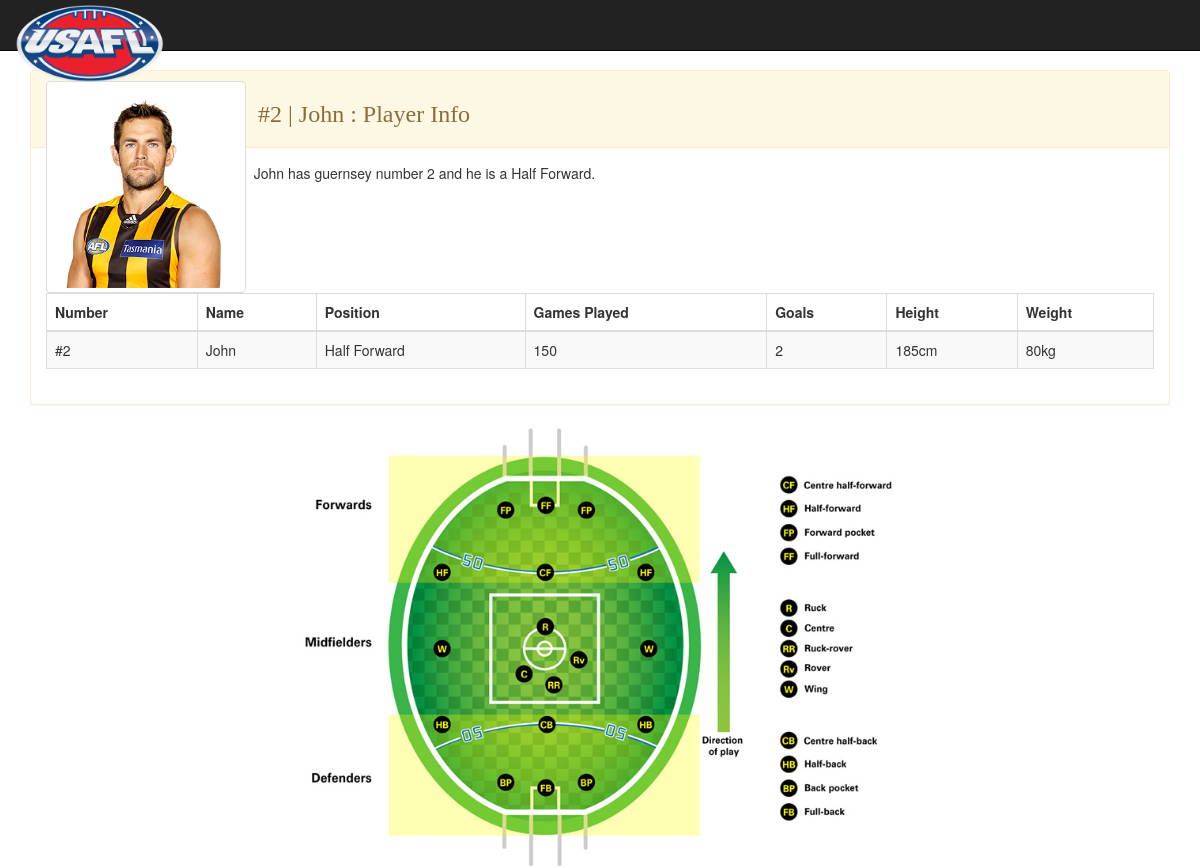
/player/4, run on the app's committed database.
### league/models.py (models this page shows, shortened)
class Player (models.Model):
    name = models.CharField(unique=False, max_length=50)
    playerid = models.CharField(unique = True, max_length=12)
    number = models.IntegerField(max_length=3, null=True)
    position = models.CharField(unique=False, max_length=50, null=True)
    games_played = models.IntegerField(max_length=3, null=True)
    goals = models.IntegerField(max_length=3, null=True)
    height = models.IntegerField(max_length=3, null=True)
    weight = models.IntegerField(max_length=3, null=True)
    class Meta(object):
        ordering = ('number', 'name')

### league/views.py (the view)
# urls.py: url(r'^player/(?P<pk>\d+)$', views.player, name='league_player'),
def player(request, pk):
    player = get_object_or_404(Player, id=pk)
    return render(request, 'league/player.html', {'player': player})

### league/templates/league/player.html
{% extends 'base.html' %}
{% load staticfiles %}
{% block content %}
	<div class="row">
		<div class="col-xs-12">
			<div class="panel panel-warning">
				<div class='panel-heading'><img src="{% static "" %}{{ player.name }}.png" alt="{{ player.name }}" class='img-thumbnail img-responsive pull-left' width='200'><h3>&nbsp;&nbsp;#{{ player.number }} | {{ player.name }} : Player Info</h3></div>
				<div class='panel-body'>
				&nbsp;&nbsp;{{ player.name }} has guernsey number {{ player.number }} and he is a {{ player.position }}.
				<table class="table table-bordered table-striped table-hover">
						  	<thead>
							<tr>
							  <th>Number</th><th>Name</th><th>Position</th><th>Games Played</th><th>Goals</th><th>Height</th><th>Weight</th>
		    				</tr>
		  					</thead>
		  					<tbody>
								<tr><td>#{{ player.number }}</td><td> {{ player.name }}</td><td> {{ player.position }} </td><td> {{ player.games_played }} </td><td> {{ player.goals }} </td><td> {{ player.height }}cm </td><td> {{ player.weight }}kg </td></tr>
							</tbody>
						</table>
				</div>
        	</div>
        	<img src="{% static "positions.jpg" %}" width="600" class="img-responsive center-block" alt="positions">
		</div>
	</div>
{% endblock content %}

### sportsapp/static/styles.css (style rules this page uses)
h1, h2, h3, h4 { font-family: 'Playfair Display SC', serif; }

### data on the page
Player: name (picture), number "2", name "John", position "Half Forward", games_played "150", goals "2", height "185", weight "80"
